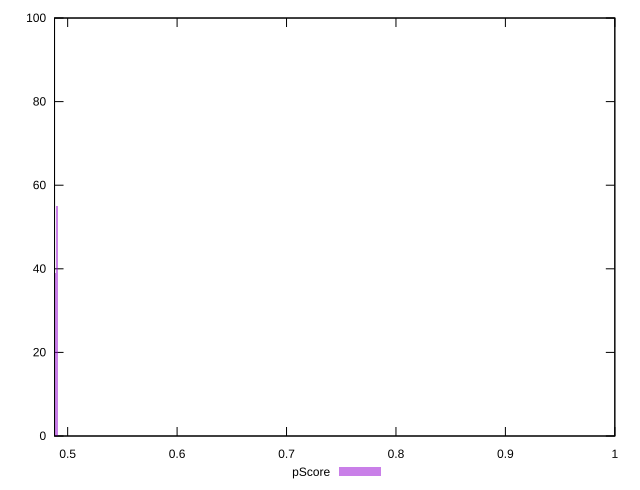

Write gnuplot code to recreate this figure.
reset

$pScore <<EOF
1.0005465031049845 3
0.4890681853121861 39
0.490386428399281 55
0.48774994222509127 3
EOF

set key outside below
set boxwidth 0.0013182430870948413
set xrange [0.488:1]
set yrange [0:100]
set trange [0:100]
set style fill transparent solid 0.5 noborder
set terminal svg size 640, 490 enhanced background rgb 'white'
set output "report_00023_2021-02-20T12:14:57.249Z/uses-rel-preload/samples/pages/pScore/histogram.svg"

plot $pScore title "pScore" with boxes

reset
